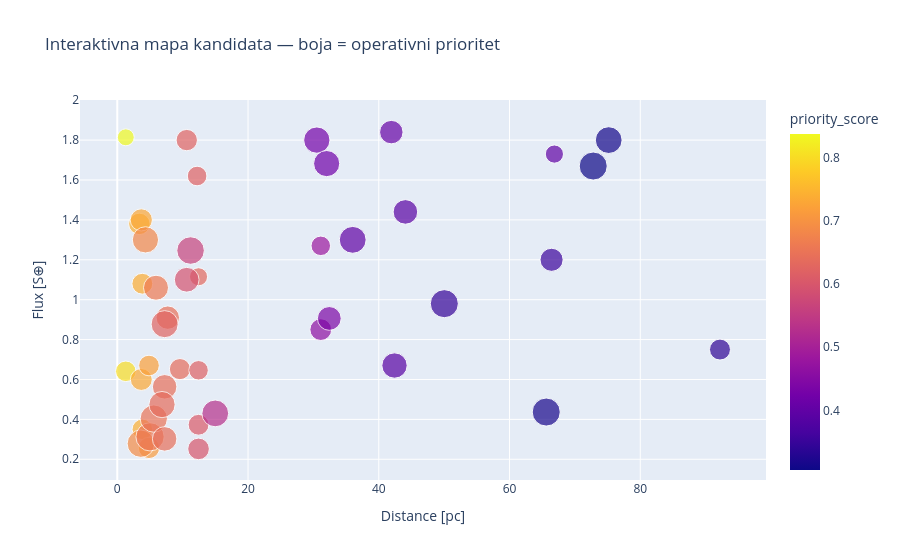

Source (notebook cell):
### Code cell
def rank_targets(data,dist_weight=.60):
    a=data.dropna(subset=['sy_dist','pl_rade']).copy()
    if a.empty:return a
    near = 1/(1+a.sy_dist/20)
    small = 1/(1+a.pl_rade/1.5)
    a['priority_score']=dist_weight*near+(1-dist_weight)*small
    return a.sort_values(['priority_score','pl_name'],ascending=[False,True])
ranked=rank_targets(candidates)
display(ranked[['pl_name','sy_dist','pl_rade','pl_insol','priority_score']].head(10))
if len(ranked):
    fig=px.scatter(ranked.head(100),x='sy_dist',y='pl_insol',size='pl_rade',
                   color='priority_score',hover_name='pl_name',
                   labels={'sy_dist':'Distance [pc]','pl_insol':'Flux [S⊕]'},
                   title='Interaktivna mapa kandidata — boja = operativni prioritet')
    fig.show()
ranked.head(10).to_csv('top_candidates.csv',index=False)

### Figure 1 — Plotly figure (JSON) as saved in the notebook; plotly's stock layout.template omitted (floating-point values rounded to 4 significant figures)
{"data": [{"hovertemplate": "<b>%{hovertext}</b><br><br>Distance [pc]=%{x}<br>Flux [S⊕]=%{y}<br>pl_rade=%{marker.size}<br>priority_score=%{marker.color}<extra></extra>", "hovertext": ["Proxima Cen d", "Proxima Cen b", "Ross 128 b", "Teegarden's Star c", "Teegarden's Star b", "GJ 1061 d", "GJ 1061 c", "GJ 1002 b", "GJ 1002 c", "tau Cet f", "Wolf 1061 c", "GJ 273 b", "GJ 682 b", "GJ 251 c", "GJ 3378 b", "GJ 667 C e", "GJ 667 C f", "Wolf 1069 b", "Gl 725 B c", "TRAPPIST-1 d", "GJ 667 C c", "G 261-6 b", "Gliese 12 b", "TRAPPIST-1 e", "TRAPPIST-1 f", "TRAPPIST-1 g", "L 98-59 f", "Ross 508 b", "LHS 1140 b", "TOI-700 e", "TOI-700 d", "LP 890-9 c", "TOI-1452 b", "TOI-6002 b", "TOI-2095 c", "TOI-1266 d", "Kepler-138 e", "K2-3 d", "TOI-715 b", "K2-72 e", "TOI-2094 b", "Kepler-1649 c", "K2-288 B b", "K2-133 e", "K2-155 d"], "legendgroup": "", "marker": {"color": [0.8371, 0.8014, 0.7433, 0.7416, 0.7388, 0.7325, 0.73, 0.7201, 0.7137, 0.6897, 0.6836, 0.6623, 0.6548, 0.6509, 0.6456, 0.6439, 0.6439, 0.6382, 0.6369, 0.6323, 0.624, 0.6226, 0.6195, 0.618, 0.6058, 0.5983, 0.5933, 0.5647, 0.5288, 0.4827, 0.4616, 0.4382, 0.4267, 0.4211, 0.4058, 0.3994, 0.3994, 0.3901, 0.389, 0.3539, 0.3478, 0.3413, 0.3166, 0.3118, 0.3058], "coloraxis": "coloraxis", "size": [0.692, 1.02, 1.11, 1.02, 1.05, 1.16, 1.19, 1.03, 1.1, 1.81, 1.66, 1.51, 1.93, 1.8, 1.32, 1.45, 1.45, 1.08, 1.66, 0.788, 1.77, 1.1, 0.93, 0.92, 1.045, 1.129, 1.48, 1.83, 1.73, 0.919, 1.145, 1.367, 1.672, 1.65, 1.33, 1.74, 0.797, 1.458, 1.55, 1.29, 1.9, 1.06, 1.9, 1.73, 1.9], "sizemode": "area", "sizeref": 0.004825, "symbol": "circle"}, "mode": "markers", "name": "", "orientation": "v", "showlegend": false, "type": "scatter", "x": [1.301, 1.301, 3.375, 3.831, 3.831, 3.673, 3.673, 4.849, 4.849, 3.603, 4.306, 5.922, 5.007, 5.581, 7.723, 7.244, 7.244, 9.583, 6.842, 12.43, 7.244, 10.63, 12.21, 12.43, 12.43, 12.43, 10.62, 11.21, 14.99, 31.13, 31.13, 32.43, 30.52, 32.03, 41.92, 36.01, 66.86, 44.07, 42.4, 66.43, 50.02, 92.19, 65.61, 75.17, 72.8], "xaxis": "x", "y": [1.814, 0.641, 1.38, 0.35, 1.08, 0.6, 1.4, 0.67, 0.257, 0.2782, 1.3, 1.06, 0.3125, 0.404, 0.91, 0.3022, 0.5633, 0.652, 0.4742, 1.115, 0.8774, 1.8, 1.62, 0.646, 0.373, 0.252, 1.1, 1.246, 0.43, 1.27, 0.85, 0.906, 1.8, 1.682, 1.84, 1.3, 1.73, 1.44, 0.67, 1.2, 0.98, 0.75, 0.4368, 1.8, 1.67], "yaxis": "y"}], "layout": {"coloraxis": {"colorbar": {"title": {"text": "priority_score"}}, "colorscale": [[0, "#0d0887"], [0.1111, "#46039f"], [0.2222, "#7201a8"], [0.3333, "#9c179e"], [0.4444, "#bd3786"], [0.5556, "#d8576b"], [0.6667, "#ed7953"], [0.7778, "#fb9f3a"], [0.8889, "#fdca26"], [1, "#f0f921"]]}, "legend": {"itemsizing": "constant", "tracegroupgap": 0}, "title": {"text": "Interaktivna mapa kandidata — boja = operativni prioritet"}, "xaxis": {"anchor": "y", "domain": [0, 1], "title": {"text": "Distance [pc]"}}, "yaxis": {"anchor": "x", "domain": [0, 1], "title": {"text": "Flux [S⊕]"}}}}
